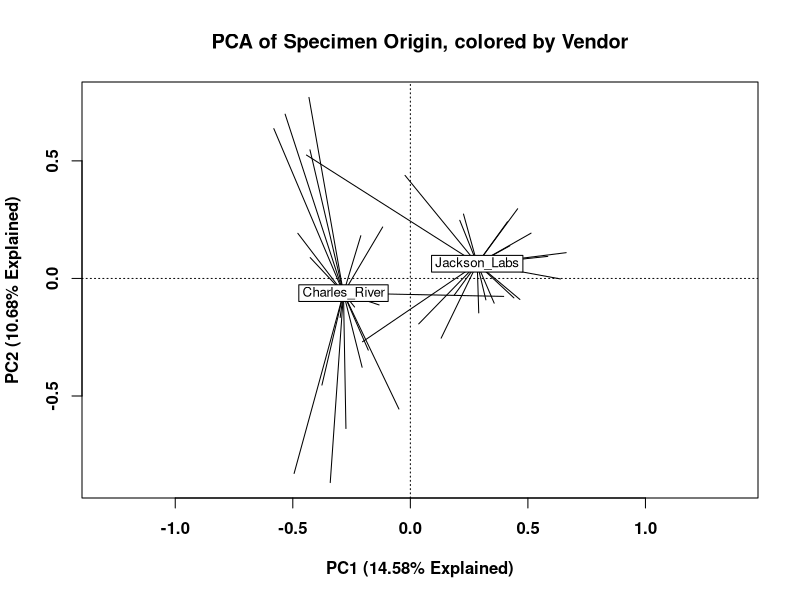

Write R code to recreate this figure. (Note: this script raises an error after producing the figure.)
## ---- chunk 1
knitr::opts_chunk$set(echo = TRUE)
## ---- chunk 2
# This is an example of a comment within a code chunk. The # symbol means that any text following it should not be treated as R code.
# When R code is run in a code chunk it will be displayed inline - that is, within the document - just below the current code chunk.
# The next line is R code, and it will be executed when this code chunk is run. Run with: green arrow in uppe right of this section, cmd + enter (mac), ctrl + enter (pc).
paste("Welcome to ATS 2020, PG9", "-", "A Hands-On Introduction to Studying the Lung Microbiome")
## ---- chunk 3
# This section contains typical libraries used in these analyses

# I. universal data wrangling and visualization
library(tidyverse)      # ggplot, dplyr, purrr, forcats, stringr... and other packages. See https://tidyverse.tidyverse.org/

# II. formatting, plotting
library(scales)         # used in formatting relative abundance % labels; dollar_format()
library(RColorBrewer)   # for generating custom palettes

# III. machine learning & analysis packages
library(vegan)          # decostand(), metaMDS(), scores(), rda(), ordispider(), adonis()
## ---- chunk 4
# For ease of use, place the processed 16S data files of interest into the same directory as your current RStudio project
# Best practices: keep a separate project for each experiment or combination of experiments
# include a data folder within the project's directory to keep source files organized; also somewhat mitigates the risk of modifying them inadvertently

# I. Read in .shared (counts of sequences assigned to OTU #s)
# Includes basic processing with selection of OTUs > 0.1 % of the population
otu_raw <- read.table("data/Heterogeneity.shared.txt", row.names = 2, header = TRUE)
otu_trim <- otu_raw[, -c(1:2)]
otu_trim <- as.matrix(otu_trim)
otu_tmp <- vegan::decostand(otu_trim, "total") * 100
otu_trim[which(otu_tmp < 0.1)] <- 0
otu_good <- otu_trim[, which(colSums(otu_trim) > 0)]

# Trim _S from end of rownames(otu_good); note that it may be useful to keep these well identifiers in some analyses
rownames(otu_good) <- str_remove(rownames(otu_good), "_S\\d+")

# It's a good idea to inspect the data regularly with tools such as dim(), str(), head(), tail(), summary()... This will help in catching errors earlier
dim(otu_good) # dim(otu_good)[1] observations (samples) x dim(otu_good)[2] features (OTUs above .1% population threshold)
otu_good[1:20, 1:20] # use other means of showing a glimpse of the data?


# II. Read in cons.taxonomy (for each OTU: taxonomic levels down to Genus, if possible)
# Note that OTUs are in rows here rather than columns
# 2 imports are required due to the combination of 2 different separators  
tax1 <- read.table("data/Heterogeneity.0.03.cons.taxonomy.txt", sep = "\t", row.names = 1, header = TRUE, colClasses = c("character", "numeric", "character"))
tax2 <- read.table("data/Heterogeneity.0.03.cons.taxonomy.txt", sep = ";", skip = 1, col.names = c("", "Phylum", "Class", "Order", "Family", "Genus", "")) %>% 
  dplyr::select(-c(1, 7)) %>% 
  purrr::map_df(stringr::str_replace, "\\(.*.\\)", "") %>%
  purrr::map_df(as.factor)
otu_taxonomy <- data.frame(OTU = rownames(tax1), Size = tax1[, 1], tax2, stringsAsFactors = FALSE)
rownames(otu_taxonomy) <- rownames(tax1)

# trim otu_taxonomy based on OTUs in otu_good
otu_good_taxonomy <- otu_taxonomy[otu_taxonomy$OTU %in% colnames(otu_good), ]
rownames(otu_good_taxonomy) <- intersect(rownames(otu_taxonomy), colnames(otu_good))
otu_good_taxonomy <- as.data.frame(otu_good_taxonomy)

dim(otu_good_taxonomy)
otu_good_taxonomy[1:20,]
## ---- chunk 5
# Load in metadata/environmental data, or create it

## Load approach using metadat from github repo
meta_df <- read.table("data/Heterogeneity.metadata.txt", sep = "\t", header = TRUE) 
# Note that this will create factors out of all chr type columns
#While - undesirable for 'specimen' but useful for 'reagent_tissue', 'litter', 'vendor', 'mouse', 'tissue_type', and 'cage'
otu_df <- data.frame(meta_df, decostand(otu_good, "total") * 100)
otu_df$specimen <- as.character(otu_df$specimen) # let's convert 'specimen' back to a chr-type

# Examples of metadata creation using regular expressions (regex) in a tidyverse pipeline
# Note that extracting metadata from sample names is much easier if naming conventions are consistent in terms of spelling and placement
# otu_df <- data.frame(decostand(otu_good, "total") * 100, Sample_name = row.names(otu_good), stringsAsFactors = FALSE) %>%
#   # Create Specimen_ctrl from first string of characters prior to first "_"
#   mutate(Specimen_ctrl = factor(case_when(str_detect(Sample_name, "^AE_") ~ "AE",
#                                        str_detect(Sample_name, "^Blank\\d_") ~ "Empty",
#                                        str_detect(Sample_name, "^Heparin_") ~ "Heparin",
#                                        str_detect(Sample_name, "^HomogCtrl_") ~ "HomogCtrl",
#                                        str_detect(Sample_name, "^IsoCtrl_") ~ "IsoCtrl",
#                                        str_detect(Sample_name, "^LPS_") ~ "LPS",
#                                        str_detect(Sample_name, "^PerfusionPBS_") ~ "PBS",
#                                        str_detect(Sample_name, "^WATERD|^waterC") ~ "WaterNeg",
#                                        str_detect(Sample_name, "^mock[CD]") ~ "Mock",
#                                        str_detect(Sample_name, "^[:alnum:]+") ~ str_extract(Sample_name, "^[:alnum:]+")), # for experimental groups, place after other steps because this regex would fill in values for controls (may or may not be ideal)
#                                 levels = c("CR1", "CR2", "JAX1", "JAX2", "AE", "Empty", "Heparin", "HomogCtrl", "IsoCtrl", "LPS", "PBS", "WaterNeg", "Mock")
#                 )
#          ) %>%
#   # Create Organ
#   mutate(Organ = factor(case_when(str_detect(Sample_name, "_CECUM_") ~ "Cecum",
#                                   str_detect(Sample_name, "_LUNG_HOMOG") ~ "Lung",
#                                   str_detect(Sample_name, "_NASAL_") ~ "Nasal",
#                                   str_detect(Sample_name, "_TONGUE_") ~ "Tongue"),
#                         levels = c("Nasal", "Tongue", "Lung", "Cecum")
#                 ) # sum(is.na(otu_df$Organ)) returns 32 (as expected, controls have NA in this column)
#          ) %>%
#   # Create Mouse
#   mutate(Mouse = as.numeric(str_extract(Sample_name, "(?<=(CR\\d|JAX\\d)_)\\d+") # numbers correspond to mice if a CR or JAX specimen
#               ) # sum(is.na(otu_df$Mouse)) returns 32 (as expected, the controls have NA in this column)
#          ) %>%
#   # metadata columns at front, followed by all of the count data
#   dplyr::select(Sample_name:Mouse, everything())
#   # note that the data is in wide format
#   
# otu_df$Specimen_ctrl %>% table() %>% sum() # 192: all samples/rows are accounted for
# otu_df$Organ %>% summary() %>% sum() # ditto; 32 NAs for organs
## ---- chunk 6
# for PCA ordinations; choose an 9 that covers the maximum number of factor levels (conditions) within a variable of interest
pcapal <- brewer.pal(9,"Set1")
## ---- chunk 7
# Filter data to retain lung tissue only
otu_lung <- dplyr::filter(otu_df, tissue_type == "Lung") %>%
  droplevels() # remove levels that are no longer present due to filtering

# PCA of all data (non-control)
otu_lung_hel <- decostand(dplyr::select(otu_lung, contains("Otu")), "hellinger") # use OTU columns only
otu_lung_pca <- rda(otu_lung_hel)

# summary() produces a list which is rather messy to print out all at once. Let's just examine the importance of the principal components
summary(otu_lung_pca)$cont # 0.1458 0.10677 0.06776 proportion explained by first 3 axes

# Permanova
set.seed(8947) # setting a seed allows for reproducibility - both lines need to be run together
adonis(otu_lung_hel~otu_lung$vendor, method="euclidean", permutations = 10000) # 9.999e-05 ***
## ---- chunk 8
# This approach combines base R plotting functionality and vegan's ordispider function, which creates the lines connecting points to the centroids.
plot(otu_lung_pca, type = "n", font = 2, font.lab = 2, xlab = "PC1 (14.58% Explained)", ylab = "PC2 (10.68% Explained)", main = "PCA of Specimen Origin, colored by Vendor", display = "sites")
points(otu_lung_pca, pch = 19, col = pcapal[as.numeric(otu_lung$vendor)])
ordispider(otu_lung_pca, otu_lung$vendor, label = TRUE)
legend("topright", levels(otu_lung$vendor), pch = 19, col = pcapal, title = "Vendor")
legend("bottomright", legend = "Permanova: Difference between Specimen Origin: 9.999e-05") # Should signifiance test be include in the plot?
## ---- chunk 9
# Determine the order of OTUs based on means within Lung specimens
otu_order <- names(sort(colMeans(otu_lung[, stringr::str_detect(colnames(otu_lung), "Otu")]), decreasing = TRUE))

heat_df <- otu_lung %>% 
  select(specimen, log_IL1a, otu_order[1:20]) %>%
  gather(key = OTU, value = Percentage, -log_IL1a, -specimen, factor_key = TRUE) #%>%
  # group_by(OTU) %>%
  # summarize(Mean_perc = mean(Percentage)) %>%
  # ungroup()
## ---- chunk 10
# Note that the OTU levels are sorted in reverse order of abundance here - we could adjust this if desired.
ggplot(heat_df, aes(x = specimen, y = OTU)) +
  geom_tile(aes(fill = Percentage)) +
  theme(axis.text.x = element_text(angle = 45, hjust = 1), plot.margin = unit(c(0.5,0.5,0.5,1),"cm")) +
  scale_fill_gradient(low = "white", high = "dark blue")
## ---- chunk 11
# Unfortunately, filtering and other tidyverse functions strip rownames, but rownames are useful for pulling information out of matrices.
# Fortunately, there is a function to easily put the specimen column back into rownames
heat_df <- dplyr::filter(otu_df, tissue_type == "Lung") %>%
  droplevels() %>% 
  column_to_rownames("specimen") %>%
  select(otu_order[1:20])

# create Bray-Curtis matrix for specimens
bc_lung_spec <- vegdist(select(heat_df, otu_order[1:20]), method = "bray")
# The linkage method used will depend on the nature of the data
clust_lung_spec <- hclust(bc_lung_spec, method = "average")

# create Bray-Curtis matrix for OTUs
bc_lung_otu <- vegdist(t(select(heat_df, otu_order[1:20])), method = "bray")
clust_lung_otu <- hclust(bc_lung_otu, method = "average")

# Create the heatmap with dendrograms
heatmap(as.matrix(select(heat_df, str_which(colnames(heat_df), "Otu"))), Rowv = as.dendrogram(clust_lung_spec), Colv = as.dendrogram(clust_lung_otu), margins=c(5,0))
## ---- chunk 12
# First we need to prepare the data: controls in one group, lung tissue in another
# Order the data by most abundance OTU in lung tissue
# Include an errorbar
# Color by phyla

ra_df <- otu_df %>% # Note at this is just one of several possible approaches to filtering to retain the correct rows
  filter((reagent_tissue == "Control") | (tissue_type == "Lung")) %>% # 65 specimens
  droplevels() # remove factor levels with no remaining observations - saves potential headaches in downstream wrangling and visualizations

# Determine the order of OTUs based on means within Lung specimens
otu_order <- names(sort(colMeans(filter(ra_df, tissue_type == "Lung")[, str_detect(colnames(ra_df), "Otu")]), decreasing = TRUE))

# Keep top 20 OTUs, then reshape the dataframe from wide to long format
g_df <- ra_df %>%
  select(str_which(colnames(ra_df), "Otu", negate = TRUE), colnames(ra_df[, otu_order[1:20]])) %>% # Keep non-OTU columns, followed by the 20 most abundant OTU columns
  gather(key = OTU, value = Percentage, -str_which(colnames(ra_df), "Otu", negate = TRUE), factor_key = TRUE) # factor_key is important because we care about the order (clevels) in OTU
  
# Join Phylum column from taxonomy table
tax_df <- otu_good_taxonomy[otu_good_taxonomy[,"OTU"] %in% otu_order[1:20], c("OTU", "Phylum")] # Keep only the rows from ranked OTU vector, and OTU + whatever taxonomic level to use for filling bars
tax_df$OTU <- factor(tax_df$OTU, levels = otu_order[1:20]) # set OTU factor levels to be in the same order as in g_df. If this is not done, our OTU column will be coerced to a character vector when we join (we'll lose the levels)
g_df <- inner_join(g_df, tax_df, by = "OTU")

# dimensions have gone from 65 745 to 1300 17

# Generate mean and sem for each group
agg_df <- g_df %>%
  group_by(reagent_tissue, OTU, Phylum) %>%
  summarize(Mean_perc = mean(Percentage), SEM = sqrt(var(Percentage)/length(Percentage))) %>%
  ungroup()
## ---- chunk 13
(p <- ggplot(agg_df, aes(x = OTU, y = Mean_perc, fill = reagent_tissue)) + 
  geom_col() +
  facet_grid(reagent_tissue ~ .))
## ---- chunk 14
# Add an errorbar
(q <- p + geom_errorbar(aes(ymin = Mean_perc - SEM, ymax = Mean_perc + SEM, width = 0.3)))

# Clear background + modify theme (rotate x-axis labels, reposition legend)
(q <- q + theme_bw() + # note that a theme_ layer added after other other theme modifications will remove these prior modifications
    theme(panel.grid = element_blank(), axis.text.x = element_text(angle = 45, hjust = 1), legend.position = "top"))
## ---- chunk 15
# Add Genus levels to the OTU Number
levels(agg_df$OTU) <- fct_inorder(paste0(otu_good_taxonomy[levels(agg_df$OTU), ]$Genus, " (", levels(agg_df$OTU), ")"))
# equivalent to:
# cbmbtools::paste_tax(levels(agg_df$OTU))

ggplot(agg_df, aes(x = OTU, y = Mean_perc, fill = fct_rev(reagent_tissue))) + 
  geom_col() +
  facet_grid(fct_rev(reagent_tissue) ~ .) +
  geom_errorbar(aes(ymin = Mean_perc - SEM, ymax = Mean_perc + SEM, width = 0.3)) + 
  theme_bw() +
  theme(panel.grid = element_blank(), axis.text.x = element_text(angle = 45, hjust = 1), legend.position = "top", plot.margin = unit(c(0.5,0.5,0.5,1),"cm")) + 
  scale_y_continuous(labels = unit_format(suffix = "%")) + 
  labs(title="Comparison of Lung Tissue and Controls", subtitle = "Ranked by lung tissue specimens", y = "% Relative Abundance")
## ---- chunk 16
# Although it is possible to adjust the values and labels within the ggplot workflow, perhaps the simplest approach would be to correct the reagent_tissue column values and factor levels prior to plotting
agg_df$reagent_tissue <- fct_recode(agg_df$reagent_tissue, Lung = "Tissue") %>%
  fct_relevel("Lung")

ggplot(agg_df, aes(x = OTU, y = Mean_perc, fill = reagent_tissue)) + 
  geom_col() + # use show.legend = FALSE to remove the legend entirely
  facet_grid(reagent_tissue ~ .) +
  geom_errorbar(aes(ymin = Mean_perc - SEM, ymax = Mean_perc + SEM, width = 0.3)) + 
  theme_bw() +
  theme(panel.grid = element_blank(), axis.text.x = element_text(angle = 45, hjust = 1), legend.position = "top", plot.margin = unit(c(0.5,0.5,0.5,1),"cm"), legend.title = element_blank()) + 
  scale_y_continuous(labels = unit_format(suffix = "%")) + 
  labs(title="Comparison of Lung Tissue and Controls", subtitle = "Ranked by lung tissue specimens", y = "% Relative Abundance")
  # for further customizing of the legend, try adding a guide_legend() layer
## ---- chunk 17
# First we need to prepare the taxonomic data - In this case we did this earlier in our overall RA data prep.

# Next, simply change the fill parameter to Phylum and rerun the ggplot code
ggplot(agg_df, aes(x = OTU, y = Mean_perc, fill = Phylum)) + 
  geom_col() + # use show.legend = FALSE to remove the legend entirely
  facet_grid(reagent_tissue ~ .) +
  geom_errorbar(aes(ymin = Mean_perc - SEM, ymax = Mean_perc + SEM, width = 0.3)) + 
  theme_bw() +
  theme(panel.grid = element_blank(), axis.text.x = element_text(angle = 45, hjust = 1), legend.position = "top", plot.margin = unit(c(0.5,0.5,0.5,1),"cm"), legend.title = element_blank()) + 
  scale_y_continuous(labels = unit_format(suffix = "%")) + 
  labs(title="Comparison of Lung Tissue and Controls", subtitle = "Ranked by lung tissue specimens", y = "% Relative Abundance")

# Encourage participants to run these by commenting out a layer, altering 1 parameter to develop a deeper understanding of how to build up or alter a ggplot object
## ---- chunk 18
# 8 samples - perhaps ideal for use as an example of a control RA plot
# don't include geometric mean
# ae_df <- filter(otu_df, Specimen_ctrl == "AE")
# 
# # determine order of OTUs based on mean within selected specimens
# otu_order <- names(sort(colMeans(ae_df[, stringr::str_detect(colnames(ae_df), "Otu")]), decreasing = TRUE))
# 
# # create mean sample
# sample_names <- ae_df$Sample_name
# temp <- dplyr::select(ae_df, otu_order[1:20])
# temp <- rbind(temp, apply(dplyr::select(ae_df, otu_order[1:20]), 2, mean))
# sample_names <- append(sample_names, "Arith_Mean")
# ae_df <- cbind(Sample_name = forcats::fct_inorder(sample_names), temp)
# ae_gg <- tidyr::gather(ae_df, key = OTU, value = Percentage, -stringr::str_which(colnames(ae_df), "Otu", negate = TRUE), factor_key = TRUE)
# levels(ae_gg$OTU) <- forcats::fct_inorder(paste0(otu_good_taxonomy[levels(ae_gg$OTU), ]$Genus, " (", levels(ae_gg$OTU), ")"))
## ---- chunk 19
# Encourage participants to run these by commenting out a layer, altering 1 parameter to develop a deeper understanding of how to build up a ggplot object

# ggplot(data = ae_gg, aes(x = OTU, y = Percentage, fill = Sample_name)) + 
#   geom_col() + 
#   facet_grid(Sample_name ~ .) +
#   theme(axis.text.x = element_text(angle = 90, hjust = 1, vjust = 0.5), legend.position = "top") +
#   scale_y_continuous(labels = scales::dollar_format(suffix = "%", prefix = "")) +
#   labs(title = "Cross-Comparison of AE Control Replicates", x = "OTU", y = "% Relative Abundance")
